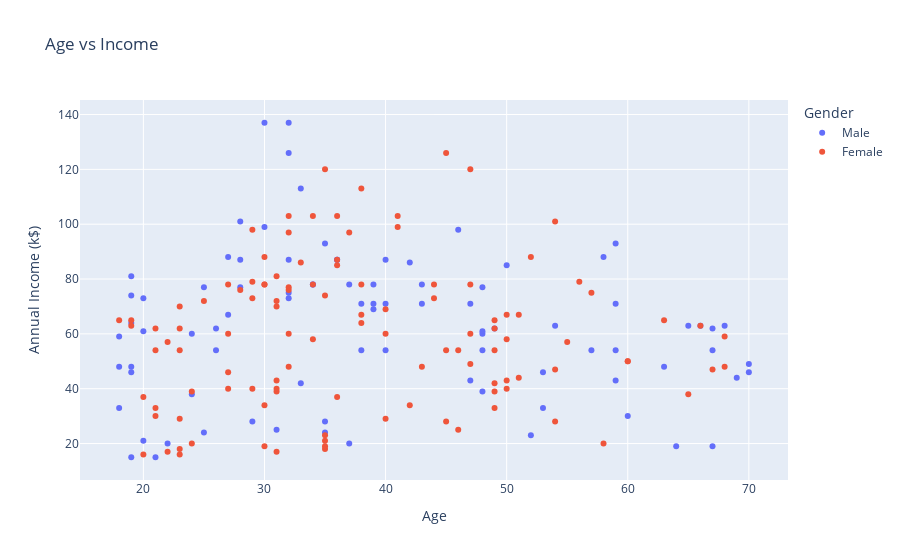

The notebook cell this image was saved under:
### Code cell
fig = px.scatter(
    data_frame=data,
    x="Age",
    y="Annual Income (k$)",
    title="Age vs Income",
    color="Gender",
)
fig.show()

### Figure 1 — Plotly figure (JSON) as saved in the notebook; plotly's stock layout.template omitted (floating-point values rounded to 4 significant figures)
{"data": [{"hovertemplate": "Gender=Male<br>Age=%{x}<br>Annual Income (k$)=%{y}<extra></extra>", "legendgroup": "Male", "marker": {"color": "#636efa", "symbol": "circle"}, "mode": "markers", "name": "Male", "orientation": "v", "showlegend": true, "type": "scatter", "x": [19, 21, 64, 67, 37, 22, 20, 52, 35, 25, 31, 29, 35, 60, 53, 18, 24, 48, 33, 59, 47, 69, 53, 70, 19, 63, 18, 19, 70, 59, 26, 40, 57, 38, 67, 48, 18, 48, 24, 48, 20, 67, 26, 49, 54, 68, 66, 65, 19, 27, 39, 43, 40, 59, 38, 47, 39, 20, 32, 19, 32, 25, 28, 48, 34, 43, 39, 37, 34, 19, 50, 42, 32, 40, 28, 36, 36, 58, 27, 59, 35, 46, 30, 28, 33, 32, 32, 30], "xaxis": "x", "y": [15, 15, 19, 19, 20, 20, 21, 23, 24, 24, 25, 28, 28, 30, 33, 33, 38, 39, 42, 43, 43, 44, 46, 46, 46, 48, 48, 48, 49, 54, 54, 54, 54, 54, 54, 54, 59, 60, 60, 61, 61, 62, 62, 62, 63, 63, 63, 63, 64, 67, 69, 71, 71, 71, 71, 71, 71, 73, 73, 74, 75, 77, 77, 77, 78, 78, 78, 78, 78, 81, 85, 86, 87, 87, 87, 87, 87, 88, 88, 93, 93, 98, 99, 101, 113, 126, 137, 137], "yaxis": "y"}, {"hovertemplate": "Gender=Female<br>Age=%{x}<br>Annual Income (k$)=%{y}<extra></extra>", "legendgroup": "Female", "marker": {"color": "#EF553B", "symbol": "circle"}, "mode": "markers", "name": "Female", "orientation": "v", "showlegend": true, "type": "scatter", "x": [20, 23, 31, 22, 35, 23, 30, 35, 58, 24, 35, 35, 46, 54, 45, 40, 23, 21, 49, 21, 42, 30, 36, 20, 65, 31, 49, 24, 50, 27, 29, 31, 49, 31, 50, 51, 27, 67, 54, 43, 68, 32, 47, 60, 60, 45, 23, 49, 46, 21, 55, 22, 34, 50, 68, 40, 32, 47, 27, 23, 49, 21, 66, 19, 38, 18, 19, 63, 49, 51, 50, 38, 40, 23, 31, 25, 31, 29, 44, 35, 57, 28, 32, 32, 34, 44, 38, 47, 27, 30, 30, 56, 29, 31, 36, 33, 36, 52, 30, 37, 32, 29, 41, 54, 41, 36, 34, 32, 38, 47, 35, 45], "xaxis": "x", "y": [16, 16, 17, 17, 18, 18, 19, 19, 20, 20, 21, 23, 25, 28, 28, 29, 29, 30, 33, 33, 34, 34, 37, 37, 38, 39, 39, 39, 40, 40, 40, 40, 42, 43, 43, 44, 46, 47, 47, 48, 48, 48, 49, 50, 50, 54, 54, 54, 54, 54, 57, 57, 58, 58, 59, 60, 60, 60, 60, 62, 62, 62, 63, 63, 64, 65, 65, 65, 65, 67, 67, 67, 69, 70, 70, 72, 72, 73, 73, 74, 75, 76, 76, 77, 78, 78, 78, 78, 78, 78, 78, 79, 79, 81, 85, 86, 87, 88, 88, 97, 97, 98, 99, 101, 103, 103, 103, 103, 113, 120, 120, 126], "yaxis": "y"}], "layout": {"legend": {"title": {"text": "Gender"}, "tracegroupgap": 0}, "title": {"text": "Age vs Income"}, "xaxis": {"anchor": "y", "domain": [0, 1], "title": {"text": "Age"}}, "yaxis": {"anchor": "x", "domain": [0, 1], "title": {"text": "Annual Income (k$)"}}}}
